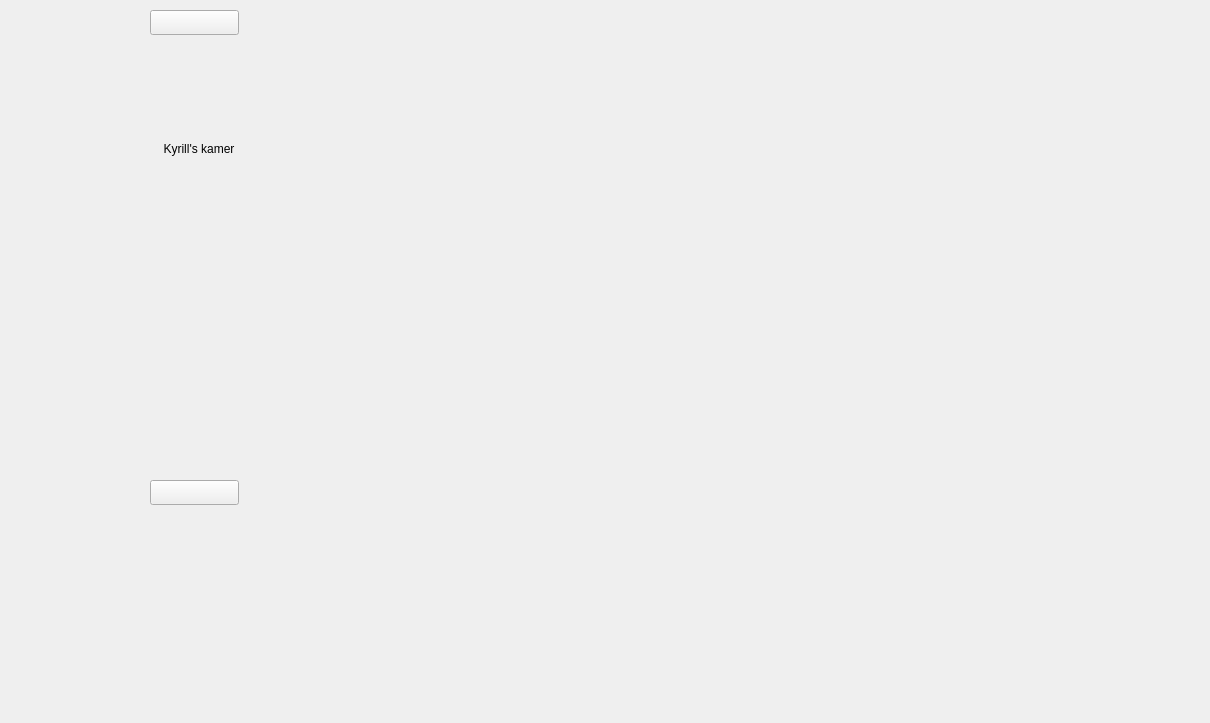
<?xml version="1.0" encoding="UTF-8"?>
<ui version="4.0">
 <class>kamer_kyrill</class>
 <widget class="QWidget" name="kamer_kyrill">
  <property name="geometry">
   <rect>
    <x>0</x>
    <y>0</y>
    <width>1210</width>
    <height>723</height>
   </rect>
  </property>
  <property name="windowTitle">
   <string>Form</string>
  </property>
  <widget class="QLabel" name="label">
   <property name="geometry">
    <rect>
     <x>150</x>
     <y>140</y>
     <width>98</width>
     <height>17</height>
    </rect>
   </property>
   <property name="text">
    <string>Kyrill's kamer</string>
   </property>
   <property name="alignment">
    <set>Qt::AlignCenter</set>
   </property>
  </widget>
  <widget class="QPushButton" name="knop_n">
   <property name="geometry">
    <rect>
     <x>150</x>
     <y>10</y>
     <width>89</width>
     <height>25</height>
    </rect>
   </property>
   <property name="text">
    <string/>
   </property>
  </widget>
  <widget class="QPushButton" name="knop_z">
   <property name="geometry">
    <rect>
     <x>150</x>
     <y>480</y>
     <width>89</width>
     <height>25</height>
    </rect>
   </property>
   <property name="text">
    <string/>
   </property>
  </widget>
  <widget class="QLabel" name="label_2">
   <property name="geometry">
    <rect>
     <x>280</x>
     <y>30</y>
     <width>721</width>
     <height>681</height>
    </rect>
   </property>
   <property name="text">
    <string/>
   </property>
   <property name="pixmap">
    <pixmap>plaatjes/it is wednesday my dudes.jpg</pixmap>
   </property>
  </widget>
 </widget>
 <resources/>
 <connections/>
</ui>
